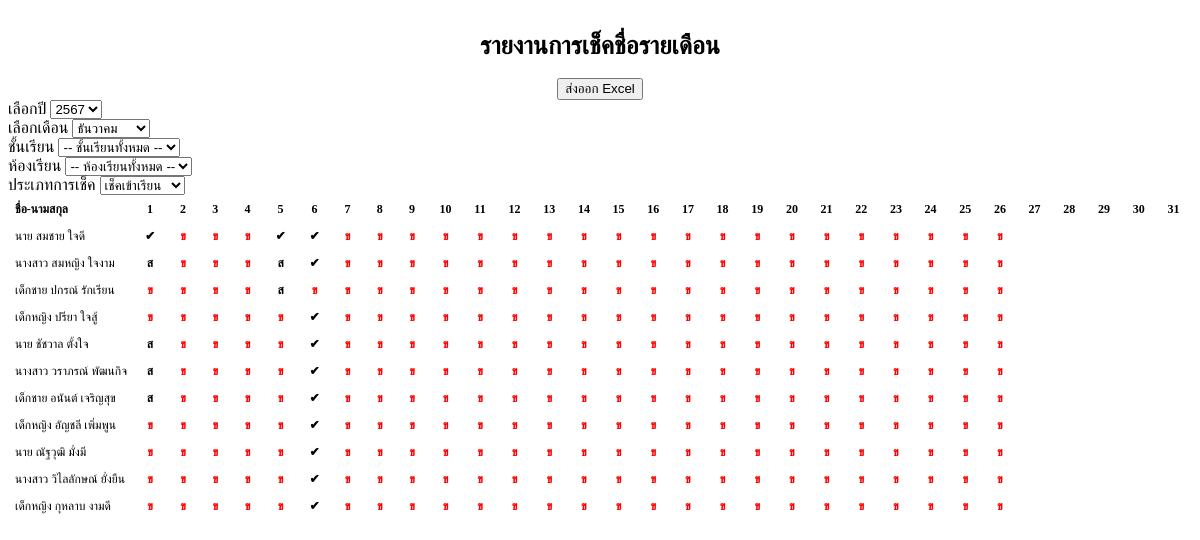
The app's page /src/auth/admin/check_inout_months.php with its own data.
### tables this page shows
CREATE TABLE `student` (
  `id` int(11) NOT NULL,
  `prefix` varchar(255) NOT NULL COMMENT 'คำนำหน้าชื่อ',
  `name` varchar(255) DEFAULT NULL,
  `surname` varchar(255) DEFAULT NULL,
  `id_finger` varchar(255) DEFAULT NULL,
  `id_room` int(11) DEFAULT NULL,
  `id_teacher` int(11) DEFAULT NULL,
  `id_admin` int(11) DEFAULT NULL,
  `id_grade` int(11) DEFAULT NULL,
  `created_at` timestamp NOT NULL DEFAULT current_timestamp() ON UPDATE current_timestamp()
);

### src/auth/admin/check_inout_months.php (the view, shortened to what this page needs)
<?php
include '../config/ConnectDB.php';
$time_settings_sql = "SELECT * FROM check_time_settings LIMIT 1";
$time_settings_result = $conn->query($time_settings_sql);
$time_settings = $time_settings_result->fetch_assoc();
$student_sql = "SELECT * FROM student WHERE 1=1";
$student_result = $conn->query($student_sql);
$selected_month = isset($_POST['month']) ? $_POST['month'] : date("Y-m");
$selected_check_type = isset($_POST['check_type']) ? $_POST['check_type'] : 'check_in';
$time_field = $selected_check_type == 'check_in' ? 'in_at' : 'out_at';
$check_sql = "
    SELECT id_student, TIME($time_field) as check_time, DATE($time_field) as check_date
    FROM check_in
    WHERE DATE_FORMAT($time_field, '%Y-%m') = '$selected_month'";
$check_result = $conn->query($check_sql);
$attendance = [];
while ($row = $check_result->fetch_assoc()) {
    $attendance[$row['id_student']][$row['check_date']] = $row['check_time'];
}
?>
<!DOCTYPE html>
<html lang="en">
<head>
</head>
<body>
    <div class="container-fluid">
        <div class="row">
            <div class="col">
                <div class="card w-100">
                    <center>
                        <h1 class="card-title fw-semibold mb-4" style="margin-top: 2rem; font-size:25px">รายงานการเช็คชื่อรายเดือน</h1>
                        <form method="GET" action="../excel/export_attendance_months.php">
                            <button type="submit" class="btn btn-success">ส่งออก Excel</button>
                        </form>
                    </center>
                    <div class="card-body p-4">
                        <form method="POST" class="mb-3">
                            <div class="row">
                                <div class="col-md-2">
                                    <label for="year" class="form-label">เลือกปี</label>
                                    <select class="form-select" id="year" name="year" onchange="this.form.submit()">
                                        <?php
                                        $current_year = date("Y") + 543;
                                        $selected_year = isset($_POST['year']) ? $_POST['year'] : $current_year;
                                        for ($year = $current_year - 10; $year <= $current_year; $year++) {
                                            $selected = ($selected_year == $year) ? 'selected' : '';
                                            echo "<option value='$year' $selected>$year</option>";
                                        }
                                        ?>
                                    </select>
                                </div>
                                <div class="col-md-2">
                                    <label for="month" class="form-label">เลือกเดือน</label>
                                    <select class="form-select" id="month" name="month" onchange="this.form.submit()">
                                        <?php
                                        $thai_months = [
                                            'มกราคม',
                                            'กุมภาพันธ์',
                                            'มีนาคม',
                                            'เมษายน',
                                            'พฤษภาคม',
                                            'มิถุนายน',
                                            'กรกฎาคม',
                                            'สิงหาคม',
                                            'กันยายน',
                                            'ตุลาคม',
                                            'พฤศจิกายน',
                                            'ธันวาคม'
                                        ];
                                        $selected_year_ce = $selected_year - 543;
                                        for ($month = 1; $month <= 12; $month++) {
                                            $month_option = $selected_year_ce . "-" . str_pad($month, 2, "0", STR_PAD_LEFT);
                                            $selected = ($selected_month == $month_option) ? 'selected' : '';
                                            echo "<option value='$month_option' $selected>" . $thai_months[$month - 1] . "</option>";
                                        }
                                        ?>
                                    </select>
                                </div>
                                <div class="col-md-3">
                                    <label for="grade_id" class="form-label">ชั้นเรียน</label>
                                    <select class="form-select" id="grade_id" name="grade_id" onchange="this.form.submit()">
                                        <option value="">-- ชั้นเรียนทั้งหมด --</option>
                                    </select>
                                </div>
                                <div class="col-md-3">
                                    <label for="room_id" class="form-label">ห้องเรียน</label>
                                    <select class="form-select" id="room_id" name="room_id" onchange="this.form.submit()">
                                        <option value="">-- ห้องเรียนทั้งหมด --</option>
                                    </select>
                                </div>
                                <div class="col-md-2">
                                    <label for="check_type" class="form-label">ประเภทการเช็ค</label>
                                    <select class="form-select" id="check_type" name="check_type" onchange="this.form.submit()">
                                        <option value="check_in" <?php if ($selected_check_type == 'check_in') echo 'selected'; ?>>เช็คเข้าเรียน</option>
                                    </select>
                                </div>
                            </div>
                        </form>
                        <div class="table-responsive">
                            <table class="table table-bordered">
                                <thead>
                                    <tr>
                                        <th class="name-column">ชื่อ-นามสกุล</th>
                                        <?php
                                        $days_in_month = date("t", strtotime($selected_month . "-01"));
                                        for ($i = 1; $i <= $days_in_month; $i++) {
                                            echo "<th>$i</th>";
                                        }
                                        ?>
                                    </tr>
                                </thead>
                                <tbody>
                                    <?php while ($student = $student_result->fetch_assoc()) : ?>
                                        <tr>
                                            <td class="name-column"><?php echo $student['prefix'] . ' ' . $student['name'] . ' ' . $student['surname']; ?></td>
                                            <?php
                                            $today = date("Y-m-d");
                                            for ($day = 1; $day <= $days_in_month; $day++) {
                                                $current_date = $selected_month . "-" . str_pad($day, 2, "0", STR_PAD_LEFT);
                                                if ($current_date > $today) {
                                                    echo "<td></td>";
                                                } else {
                                                    $check_time = $attendance[$student['id']][$current_date] ?? null;
                                                    $icon_html = "<td class='icon-cross' data-student-id='{$student['id']}' data-date='{$current_date}' data-status='absent'>ข</td>";
                                                    if ($selected_check_type == 'check_in') {
                                                        if ($check_time) {
                                                            if ($check_time <= $time_settings['check_in_end']) {
                                                                $icon_html = "<td class='icon-check' data-student-id='{$student['id']}' data-date='{$current_date}' data-status='present'>✔</td>";
                                                            } else {
                                                                $icon_html = "<td class='icon-late' data-student-id='{$student['id']}' data-date='{$current_date}' data-status='late'>
                                                                    ส
                                                                </td>";
                                                            }
                                                        }
                                                    } elseif ($selected_check_type == 'check_out') {
                                                        if (!is_null($check_time)) {
                                                            $status = "out";
                                                            $icon_html = "<td class='icon-check' data-student-id='{$student['id']}' data-date='{$current_date}' data-status='out'>✔</td>";
                                                        }
                                                    }
                                                    echo $icon_html;
                                                }
                                            }
                                            ?>
                                        </tr>
                                    <?php endwhile; ?>
                                </tbody>
                            </table>
                        </div>
                    </div>
                </div>
            </div>
        </div>
    </div>
</body>
</html>
<link href="https://cdn.jsdelivr.net/npm/sweetalert2@11/dist/sweetalert2.min.css" rel="stylesheet">

### src/auth/admin/check_inout_months.php (style rules this page uses)
.table th { text-align: center; vertical-align: middle; }
.name-column { text-align: left !important; white-space: nowrap; max-width: 200px; }
.table td:not(.name-column), .table th:not(.name-column) { text-align: center; vertical-align: middle; width: 30px; }
.table th, .table td { font-size: 12px; padding: 5px; }
.icon-check { color: black; font-weight: bold; }
.icon-late { color: black; font-weight: bold; }
.icon-cross { color: red; font-weight: bold; }

### records on screen
student: prefix "นาย", name "สมชาย", surname "ใจดี"
student: prefix "นางสาว", name "สมหญิง", surname "ใจงาม"
student: prefix "เด็กชาย", name "ปกรณ์", surname "รักเรียน"
student: prefix "เด็กหญิง", name "ปรียา", surname "ใจสู้"
student: prefix "นาย", name "ชัชวาล", surname "ตั้งใจ"
student: prefix "นางสาว", name "วราภรณ์", surname "พัฒนกิจ"
student: prefix "เด็กชาย", name "อนันต์", surname "เจริญสุข"
student: prefix "เด็กหญิง", name "อัญชลี", surname "เพิ่มพูน"
student: prefix "นาย", name "ณัฐวุฒิ", surname "มั่งมี"
student: prefix "นางสาว", name "วิไลลักษณ์", surname "ยั่งยืน"
student: prefix "เด็กหญิง", name "กุหลาบ", surname "งามดี"

### other values on screen
form field year "2567"
form field month "ธันวาคม"
